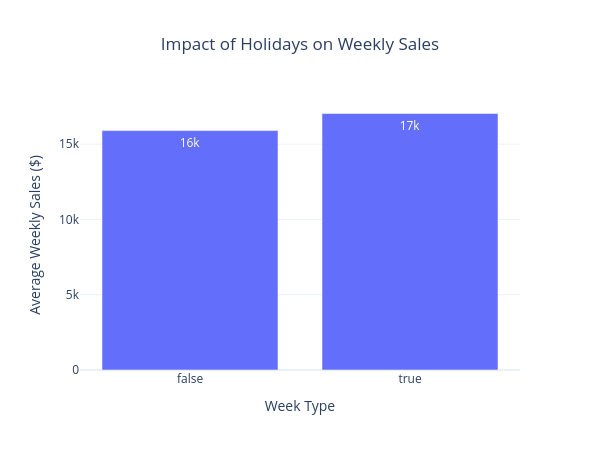

The cell this chart's notebook holds for it:
### Code cell
fig = px.bar(
    holiday_effect,
    x="IsHoliday",
    y="Weekly_Sales",
    title="Impact of Holidays on Weekly Sales",
    labels={
        "IsHoliday": "Week Type",
        "Weekly_Sales": "Average Weekly Sales ($)"
    },
    text_auto=".2s"
)

fig.update_traces(
    hovertemplate="%{x}<br>Avg Sales: $%{y:,.0f}<extra></extra>"
)

fig.update_layout(
    template="plotly_white",
    width=600,
    height=450,
    title_x=0.5
)

fig.show()

### Figure 1 — Plotly figure (JSON) as saved in the notebook; plotly's stock layout.template omitted (floating-point values rounded to 4 significant figures)
{"data": [{"hovertemplate": "%{x}<br>Avg Sales: $%{y:,.0f}<extra></extra>", "legendgroup": "", "marker": {"color": "#636efa", "pattern": {"shape": ""}}, "name": "", "orientation": "v", "showlegend": false, "textposition": "auto", "texttemplate": "%{y:.2s}", "type": "bar", "x": [false, true], "xaxis": "x", "y": [15900.0, 17040.0], "yaxis": "y"}], "layout": {"barmode": "relative", "height": 450, "legend": {"tracegroupgap": 0}, "title": {"text": "Impact of Holidays on Weekly Sales", "x": 0.5}, "width": 600, "xaxis": {"anchor": "y", "domain": [0.0, 1.0], "title": {"text": "Week Type"}}, "yaxis": {"anchor": "x", "domain": [0.0, 1.0], "title": {"text": "Average Weekly Sales ($)"}}}}
